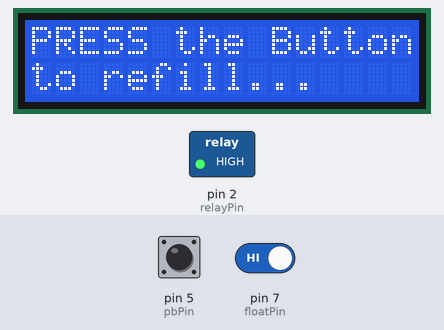
Recording of a sketch running on a simulated Arduino Uno, built with avr-gcc and run on an emulated ATmega328P. Parts: 16×2 character LCD, switched loads named in the sketch (green lamp = pin HIGH). Inputs (shaded band) come from the test bench; at power-on: pin 5 (pbPin) HIGH, pin 7 (floatPin) HIGH.

Above: at 2.2 s.
2.3 s: pin 5 (pbPin) pulled LOW for 0.15 s
At 2.9 s:
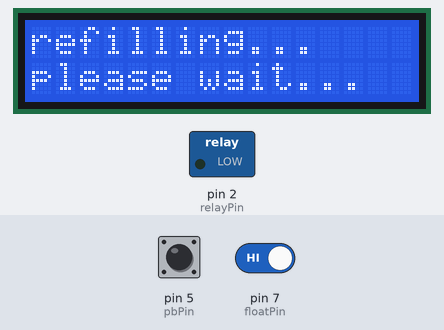
3.9 s: pin 7 (floatPin) driven LOW
At 4.9 s:
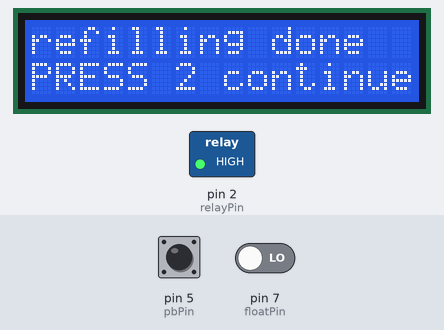
5.5 s: pin 5 (pbPin) pulled LOW for 1 s
At 7.7 s:
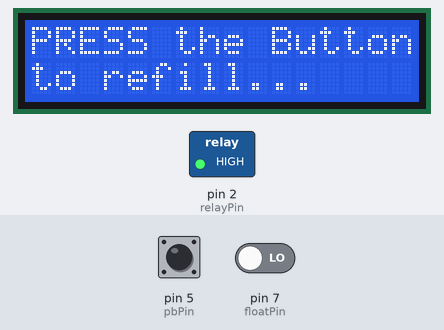
8.0 s: pin 5 (pbPin) pulled LOW for 3.2 s
At 12.6 s:
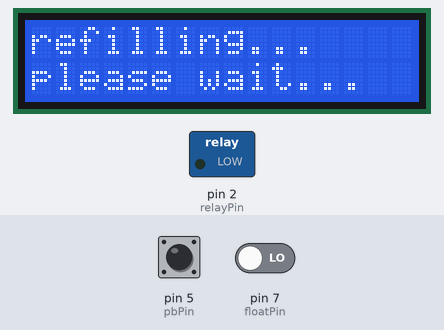
Timing chart, 0 to 13.7 s (numbered marks = the images above; inputs shaded):
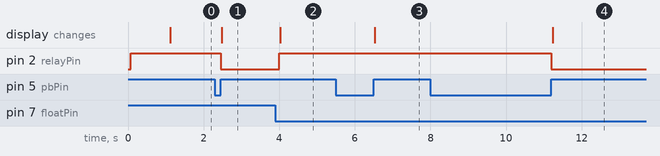

The sketch:

OilRefiller_MainCode.ino
```cpp
#include <Wire.h>
#include <LiquidCrystal_I2C.h>


LiquidCrystal_I2C lcd(0x27, 16, 2);  // set the LCD address to 0x27 for a 16 chars and 2 line display


#define relayPin 2
#define pbPin 5
#define floatPin 7

uint8_t filling_status = 0;

bool display_toggle = false;
bool floater_toggle = false;


void setup(void) {
  Serial.begin(9600);

  lcd.init();  // initialize the lcd
  lcd.backlight();
  lcd.clear();

  pinMode(pbPin, INPUT_PULLUP);
  pinMode(floatPin, INPUT_PULLUP);
  pinMode(relayPin, OUTPUT);


  relay_Deactivate();

  lcd.setCursor(0, 0);
  lcd.print("Initializing...");
  delay(1000);
}

void loop() {
  if (!digitalRead(pbPin)) {
    delay(100);
    while (!digitalRead(pbPin)) {
      delay(50);
    }

    if (filling_status == 0) {
      filling_status = 1;
      display_toggle = false;
    } else if (filling_status == 2) {
      filling_status = 0;
      display_toggle = false;
    }
  }

  if (!digitalRead(floatPin) && filling_status == 1 && !floater_toggle) {
    delay(100);
    filling_status = 2;
    display_toggle = false;
    floater_toggle = true;
    relay_Deactivate();
  }

  if (digitalRead(floatPin)) {
    floater_toggle = false;
  }


  if (filling_status == 0 && !display_toggle) {
    lcd.clear();
    lcd.setCursor(0, 0);
    lcd.print("PRESS the Button");
    lcd.setCursor(0, 1);
    lcd.print("to refill...");
    display_toggle = true;
  } else if (filling_status == 1 && !display_toggle) {
    relay_Activate();
    lcd.clear();
    lcd.setCursor(0, 0);
    lcd.print("refilling...");
    lcd.setCursor(0, 1);
    lcd.print("please wait...");
    display_toggle = true;
  } else if (filling_status == 2 && !display_toggle) {
    lcd.clear();
    lcd.setCursor(0, 0);
    lcd.print("refilling done");
    lcd.setCursor(0, 1);
    lcd.print("PRESS 2 continue");
    display_toggle = true;
  }
}

void relay_Activate() {
  digitalWrite(relayPin, 0);
}

void relay_Deactivate() {
  digitalWrite(relayPin, 1);
}
```

Measured:
- after the input at 2.3 s, pin 2 (relayPin): HIGH → LOW after 0.15 s; the display: changes after 0.18 s (image 1)
- after the input at 3.9 s, pin 2 (relayPin): LOW → HIGH after 0.10 s; the display: changes after 0.13 s (image 2)
- after the input at 5.5 s, the display: changes after 1.0 s (image 3)
- after the input at 8.0 s, pin 2 (relayPin): HIGH → LOW after 3.2 s; the display: changes after 3.2 s (image 4)
